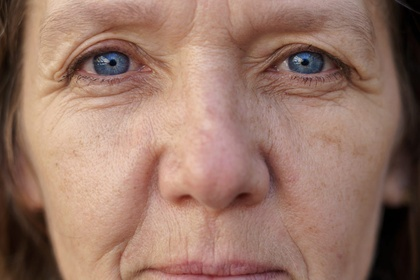
%> input picture B Tech/IP/129_ImageProcessing/face.jpeg, 420 x 280 px, shrunk from 1100 x 733 before the run
$ octave 129_05_05.m   (GNU Octave 9; MATLAB toolbox functions it lacks are replaced by stand-ins)
%> lines starting %> are read from the running program, lines starting %| are printed output that depends on the picture; in (x1, y1, x2, y2) boxes, pixels count from 0 and x2, y2 are one past the last pixel; in counts of white or black regions, pixels touching at a corner belong together; the program's own positions count from 1
%> further down, img is the input picture: size 280x420x3 uint8; mean R, G, B 152.6, 118, 103.7
### B Tech/IP/129_ImageProcessing/my_standard_box_filter_padding.m
function out = my_standard_box_filter_padding(img,m,n)
%> called with m = 11, n = 11
  window = (1/m/n)*ones(m,n);
  [M,N]=size(img);
%> M = 280; N = 420
  a1=(m-1)/2;
  b1=(n-1)/2;
  new=zeros(M+2*a1,N+2*b1);
  new(1+a1:M+a1,1+b1:N+b1)=img;

  temp = img(1,:);
%> temp = 420 values, max 229 at index 62, min 1 at index 408, mean 167.2
  for i=1:a1
    new(i,b1+1:N+b1) = temp;
  endfor
%> new: size 290x430 double; min 0, max 241, mean 146.7

  temp = img(M,:);
%> temp = 420 values, max 212 at index 160, min 3 at index 374, mean 131.3
  for i=a1+M+1:M+(2*a1)
    new(i,b1+1:N+b1) = temp;
  endfor
%> new: size 290x430 double; min 0, max 241, mean 148.9

  temp = img(:,1);
%> temp = 280 values, max 99 at index 36, min 30 at index 81, mean 59.46
  for i=1:b1
    new(a1+1:M+a1,i) = temp;
  endfor
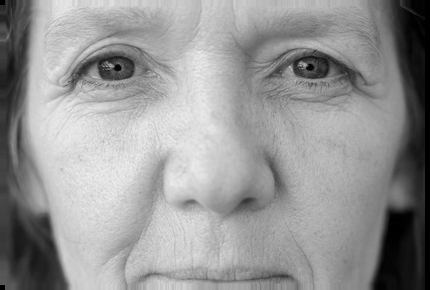
%> new: size 290x430 double; min 0, max 241, mean 149.6

  temp = img(:,N);
%> temp = 280 values, max 49 at index 186, min 1 at index 20, mean 23.75
  for i=b1+N+1:N+(2*b1)
    new(a1+1:M+a1,i) = temp;
  endfor
%> new: size 290x430 double; 1.12% of pixels changed, all inside (x1, y1, x2, y2) = (425, 5, 430, 285)

  for i=1+a1:M+a1
    for j=1+b1:N+b1
      k=new(i-a1:i+a1,j-b1:j+b1);
      out(i-a1,j-b1)=sum(sum(k.*window));
    endfor
  endfor
  out = uint8(out);
%> out: size 280x420 uint8
endfunction

### B Tech/IP/129_ImageProcessing/129_05_05.m
close all
clear
clc

% Read Image
img = imread("./face.jpeg");
figure
subplot(1,2,1)
imshow(img)

out(:,:,1) = my_standard_box_filter_padding(img(:,:,1),11,11);
out(:,:,2) = my_standard_box_filter_padding(img(:,:,2),11,11);
%> call 2 of my_standard_box_filter_padding, with m = 11, n = 11
%> in my_standard_box_filter_padding (call 2), `temp = img(1,:);`: temp = 420 values, max 201 at index 62, min 0 at index 408, mean 137.5
%> after the loop in my_standard_box_filter_padding (call 2), `for i=1:a1`:
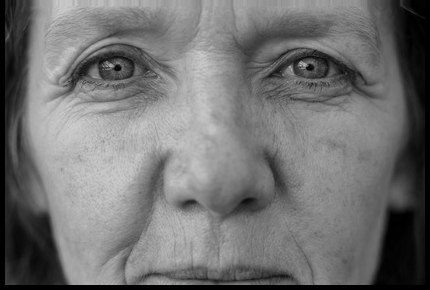
%> new: size 290x430 double; min 0, max 207, mean 113.6
%> in my_standard_box_filter_padding (call 2), `temp = img(M,:);`: temp = 420 values, max 174 at index 82, min 1 at index 374, mean 96.78
%> after the loop in my_standard_box_filter_padding (call 2), `for i=a1+M+1:M+(2*a1)`:
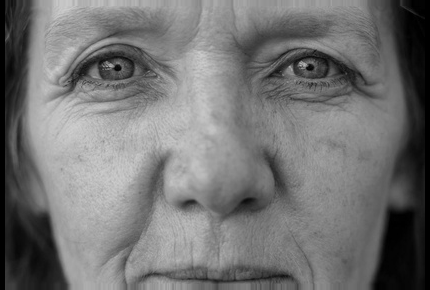
%> new: size 290x430 double; 1.68% of pixels changed, all inside (x1, y1, x2, y2) = (5, 285, 425, 290)
%> in my_standard_box_filter_padding (call 2), `temp = img(:,1);`: temp = 280 values, max 80 at index 36, min 19 at index 76, mean 38.96
%> after the loop in my_standard_box_filter_padding (call 2), `for i=1:b1`:
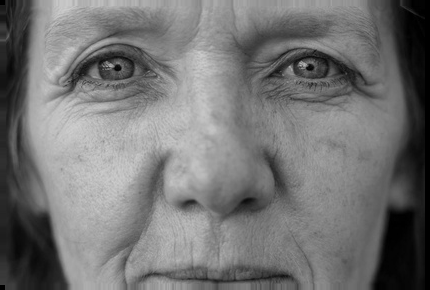
%> new: size 290x430 double; 1.12% of pixels changed, all inside (x1, y1, x2, y2) = (0, 5, 5, 285)
%> in my_standard_box_filter_padding (call 2), `temp = img(:,N);`: temp = 280 values, max 32 at index 183, min 0 at index 6, mean 14.81
out(:,:,3) = my_standard_box_filter_padding(img(:,:,3),11,11);
%> call 3 of my_standard_box_filter_padding, with m = 11, n = 11
%> in my_standard_box_filter_padding (call 3), `temp = img(1,:);`: temp = 420 values, max 180 at index 62, min 0 at index 408, mean 125.7
%> after the loop in my_standard_box_filter_padding (call 3), `for i=1:a1`:
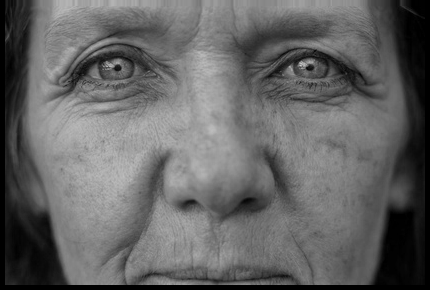
%> new: size 290x430 double; min 0, max 207, mean 99.9
%> in my_standard_box_filter_padding (call 3), `temp = img(M,:);`: temp = 420 values, max 161 at index 165, min 2 at index 374, mean 87.68
%> after the loop in my_standard_box_filter_padding (call 3), `for i=a1+M+1:M+(2*a1)`:
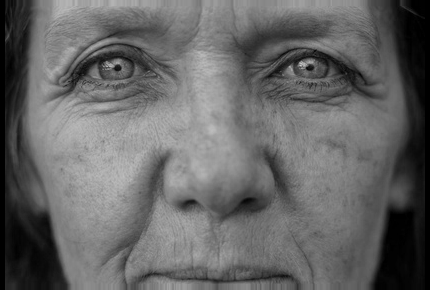
%> new: size 290x430 double; 1.68% of pixels changed, all inside (x1, y1, x2, y2) = (5, 285, 425, 290)
%> in my_standard_box_filter_padding (call 3), `temp = img(:,1);`: temp = 280 values, max 66 at index 36, min 10 at index 12, mean 27.32
%> in my_standard_box_filter_padding (call 3), `temp = img(:,N);`: temp = 280 values, max 26 at index 177, min 0 at index 16, mean 11.03
%> after the loop in my_standard_box_filter_padding (call 3), `for i=b1+N+1:N+(2*b1)`: new: size 290x430 double; min 0, max 207, mean 101.8
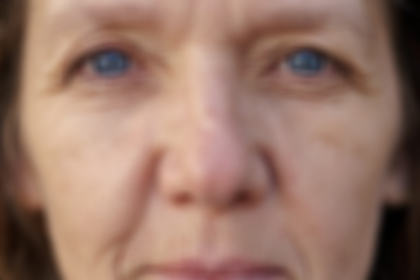
%> out: size 280x420x3 uint8; mean R, G, B 152.6, 118, 103.8

subplot(1,2,2)
imshow(out)

$ run again, with B Tech/IP/129_ImageProcessing/my.jpeg copied over B Tech/IP/129_ImageProcessing/face.jpeg
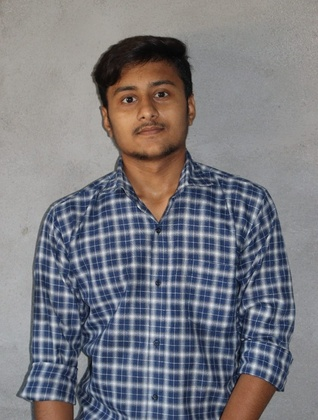
%> input picture B Tech/IP/129_ImageProcessing/my.jpeg, 318 x 420 px, shrunk from 853 x 1128 before the run
%> img is the input picture: size 420x318x3 uint8; mean R, G, B 121.8, 121.6, 127.8
%> in my_standard_box_filter_padding, `temp = img(1,:);`: temp = 318 values, max 165 at index 93, min 138 at index 1, mean 154.6
%> in my_standard_box_filter_padding, `temp = img(M,:);`: temp = 318 values, max 195 at index 150, min 31 at index 191, mean 112.9
%> in my_standard_box_filter_padding, `temp = img(:,1);`: temp = 420 values, max 176 at index 226, min 138 at index 1, mean 162.1
%> in my_standard_box_filter_padding, `temp = img(:,N);`: temp = 420 values, max 167 at index 40, min 123 at index 404, mean 146.8
%> in my_standard_box_filter_padding (call 3), `temp = img(1,:);`: temp = 318 values, max 152 at index 25, min 120 at index 1, mean 143.8
%> in my_standard_box_filter_padding (call 3), `temp = img(M,:);`: temp = 318 values, max 219 at index 130, min 28 at index 256, mean 113.3
%> in my_standard_box_filter_padding (call 3), `temp = img(:,1);`: temp = 420 values, max 180 at index 339, min 120 at index 1, mean 159.1
%> after the loop in my_standard_box_filter_padding (call 3), `for i=1:b1`:
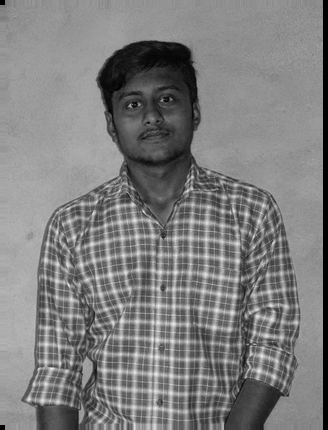
%> new: size 430x328 double; min 0, max 242, mean 126.3
%> in my_standard_box_filter_padding (call 3), `temp = img(:,N);`: temp = 420 values, max 160 at index 184, min 128 at index 404, mean 146.2
%> `out(:,:,3) = my_standard_box_filter_padding(img(:,:,3),11,11);`:
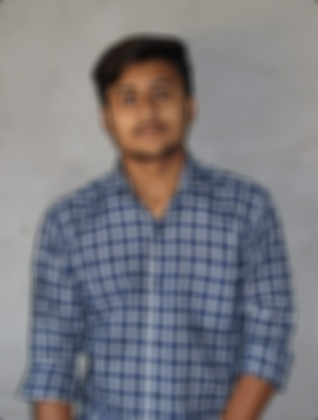
%> out: size 420x318x3 uint8; mean R, G, B 121.8, 121.6, 127.8; mean of the top-left, top-right, bottom-left and bottom-right quarters 137.2, 129.2, 119.3, 109.2
